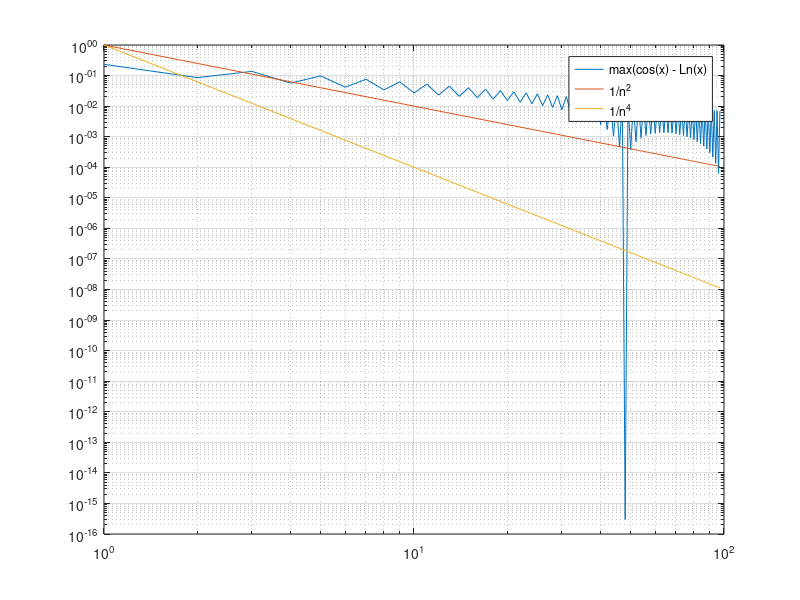

Recreate this plot in MATLAB.
clear
clc

P = load('result.txt');


n = 1 : length(P);
q = 1./n.^2;
f = 1./n.^4;

loglog(n,P);
grid on
hold on
loglog(n,q);
loglog(n,f);
legend('max(cos(x) - Ln(x)','1/n^2','1/n^4');